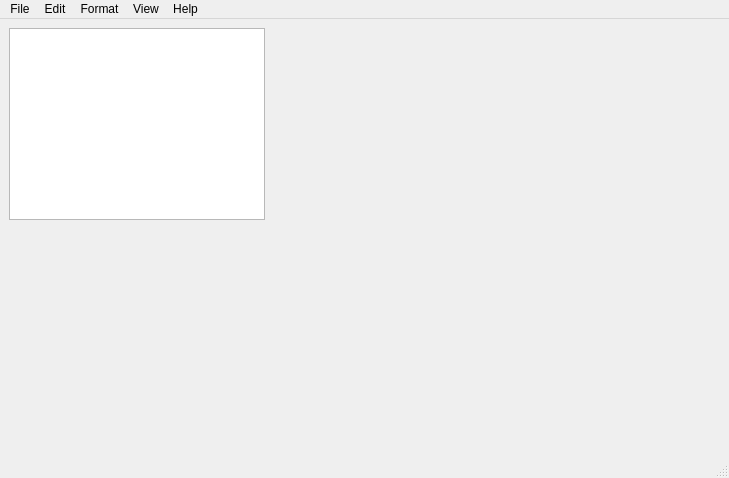
<?xml version="1.0" encoding="UTF-8"?>
<ui version="4.0">
 <class>MainWindow</class>
 <widget class="QMainWindow" name="MainWindow">
  <property name="geometry">
   <rect>
    <x>0</x>
    <y>0</y>
    <width>729</width>
    <height>478</height>
   </rect>
  </property>
  <property name="windowTitle">
   <string>MainWindow</string>
  </property>
  <property name="windowIcon">
   <iconset resource="resource.qrc">
    <normaloff>:/new/prefix1/155.jpg</normaloff>:/new/prefix1/155.jpg</iconset>
  </property>
  <widget class="QWidget" name="centralwidget">
   <widget class="QTextEdit" name="textEdit">
    <property name="geometry">
     <rect>
      <x>9</x>
      <y>9</y>
      <width>256</width>
      <height>192</height>
     </rect>
    </property>
   </widget>
  </widget>
  <widget class="QMenuBar" name="menubar">
   <property name="geometry">
    <rect>
     <x>0</x>
     <y>0</y>
     <width>729</width>
     <height>21</height>
    </rect>
   </property>
   <widget class="QMenu" name="menufile">
    <property name="title">
     <string>File</string>
    </property>
    <addaction name="actionNew"/>
    <addaction name="actionOpen"/>
    <addaction name="actionSave"/>
    <addaction name="actionSave_as"/>
    <addaction name="separator"/>
    <addaction name="actionPage_Setup"/>
    <addaction name="actionPrint"/>
    <addaction name="separator"/>
    <addaction name="actionExit"/>
   </widget>
   <widget class="QMenu" name="menuEdit">
    <property name="title">
     <string>Edit</string>
    </property>
    <addaction name="actionUndo"/>
    <addaction name="actionRedo"/>
    <addaction name="separator"/>
    <addaction name="actionCopy"/>
    <addaction name="actionPaste"/>
    <addaction name="actionCut"/>
    <addaction name="separator"/>
    <addaction name="actionFind"/>
    <addaction name="actionFind_next"/>
    <addaction name="separator"/>
    <addaction name="actionReplace"/>
    <addaction name="separator"/>
    <addaction name="actionSelect_all"/>
    <addaction name="actionTime_Date"/>
   </widget>
   <widget class="QMenu" name="menuFormat">
    <property name="title">
     <string>Format</string>
    </property>
    <addaction name="actionWord_Wrap"/>
    <addaction name="actionFont"/>
   </widget>
   <widget class="QMenu" name="menuView">
    <property name="title">
     <string>View</string>
    </property>
    <addaction name="actionStatus_Bar"/>
   </widget>
   <widget class="QMenu" name="menuView_help">
    <property name="title">
     <string>Help</string>
    </property>
    <addaction name="actionView_help"/>
    <addaction name="separator"/>
    <addaction name="actionAbout_tanzeel_pad"/>
   </widget>
   <addaction name="menufile"/>
   <addaction name="menuEdit"/>
   <addaction name="menuFormat"/>
   <addaction name="menuView"/>
   <addaction name="menuView_help"/>
  </widget>
  <widget class="QStatusBar" name="statusbar"/>
  <action name="actionopen">
   <property name="text">
    <string>open</string>
   </property>
   <property name="shortcut">
    <string>Ctrl+O</string>
   </property>
  </action>
  <action name="actionclose">
   <property name="text">
    <string>close</string>
   </property>
  </action>
  <action name="actionNew">
   <property name="text">
    <string>New</string>
   </property>
   <property name="shortcut">
    <string>Ctrl+N</string>
   </property>
  </action>
  <action name="actionOpen">
   <property name="text">
    <string>Open</string>
   </property>
   <property name="shortcut">
    <string>Ctrl+O</string>
   </property>
  </action>
  <action name="actionSave">
   <property name="text">
    <string>Save</string>
   </property>
   <property name="shortcut">
    <string>Ctrl+S</string>
   </property>
  </action>
  <action name="actionSave_as">
   <property name="text">
    <string>Save as</string>
   </property>
  </action>
  <action name="actionPage_Setup">
   <property name="text">
    <string>Page Setup</string>
   </property>
  </action>
  <action name="actionPrint">
   <property name="text">
    <string>Print</string>
   </property>
   <property name="shortcut">
    <string>Ctrl+P</string>
   </property>
  </action>
  <action name="actionExit">
   <property name="text">
    <string>Exit</string>
   </property>
  </action>
  <action name="actionUndo">
   <property name="text">
    <string>Undo</string>
   </property>
   <property name="shortcut">
    <string>Ctrl+Z</string>
   </property>
  </action>
  <action name="actionCopy">
   <property name="text">
    <string>Copy</string>
   </property>
   <property name="shortcut">
    <string>Ctrl+C</string>
   </property>
  </action>
  <action name="actionPaste">
   <property name="text">
    <string>Paste</string>
   </property>
   <property name="shortcut">
    <string>Ctrl+V</string>
   </property>
  </action>
  <action name="actionCut">
   <property name="text">
    <string>Cut</string>
   </property>
   <property name="shortcut">
    <string>Ctrl+X</string>
   </property>
  </action>
  <action name="actionDelete">
   <property name="text">
    <string>Delete</string>
   </property>
   <property name="shortcut">
    <string>Del</string>
   </property>
  </action>
  <action name="actionFind">
   <property name="text">
    <string>Find</string>
   </property>
   <property name="shortcut">
    <string>Ctrl+F</string>
   </property>
  </action>
  <action name="actionFind_next">
   <property name="text">
    <string>Find next</string>
   </property>
   <property name="shortcut">
    <string>F3</string>
   </property>
  </action>
  <action name="actionReplace">
   <property name="text">
    <string>Replace </string>
   </property>
   <property name="shortcut">
    <string>Ctrl+H</string>
   </property>
  </action>
  <action name="actionSelect_all">
   <property name="text">
    <string>Select all</string>
   </property>
   <property name="shortcut">
    <string>Ctrl+A</string>
   </property>
  </action>
  <action name="actionTime_Date">
   <property name="text">
    <string>Time / Date</string>
   </property>
   <property name="shortcut">
    <string>F5</string>
   </property>
  </action>
  <action name="actionWord_Wrap">
   <property name="checkable">
    <bool>true</bool>
   </property>
   <property name="checked">
    <bool>false</bool>
   </property>
   <property name="text">
    <string>Word Wrap</string>
   </property>
  </action>
  <action name="actionFont">
   <property name="text">
    <string>Font</string>
   </property>
  </action>
  <action name="actionStatus_Bar">
   <property name="checkable">
    <bool>true</bool>
   </property>
   <property name="checked">
    <bool>true</bool>
   </property>
   <property name="text">
    <string>Status Bar</string>
   </property>
  </action>
  <action name="actionView_help">
   <property name="text">
    <string>View help</string>
   </property>
  </action>
  <action name="actionAbout_tanzeel_pad">
   <property name="text">
    <string>About TanPad</string>
   </property>
  </action>
  <action name="actionRedo">
   <property name="text">
    <string>Redo</string>
   </property>
  </action>
 </widget>
 <resources>
  <include location="resource.qrc"/>
 </resources>
 <connections/>
</ui>
